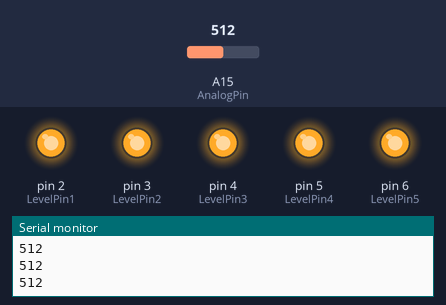
A sketch run on a simulated Arduino Mega 2560, built with avr-gcc and run on an emulated ATmega2560. Shown: output pins drawn as LEDs (lit = HIGH), the last lines printed to the serial monitor. The test bench sets the inputs (shaded band); at power-on: A15 (AnalogPin) = 512.

Above: at 1.2 s.
1.3 s: A15 (AnalogPin) set to 469
2.8 s: A15 (AnalogPin) set to 446
At 3.1 s:
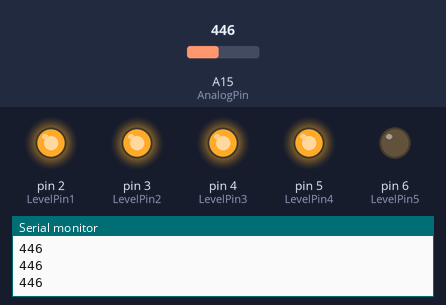
4.3 s: A15 (AnalogPin) set to 398
At 5.3 s:
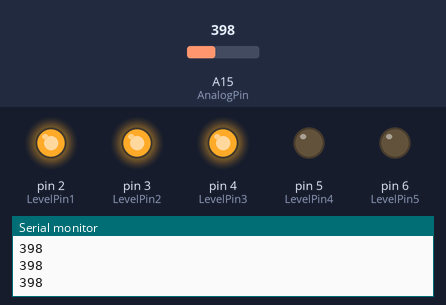
5.8 s: A15 (AnalogPin) set to 377
7.3 s: A15 (AnalogPin) set to 346
At 7.7 s:
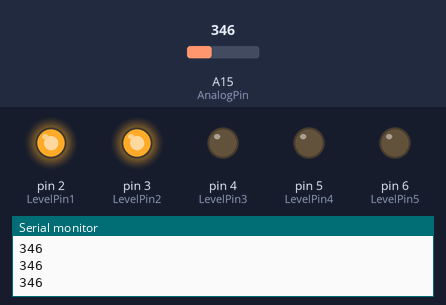
8.8 s: A15 (AnalogPin) set to 511
At 22.3 s:
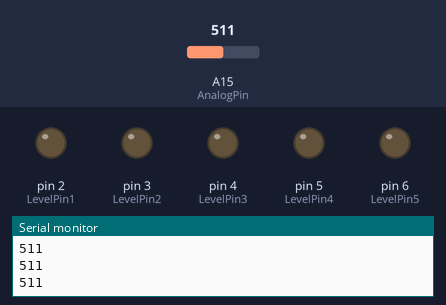
Timing chart, 0 to 22.6 s (numbered marks = the images above; inputs shaded):
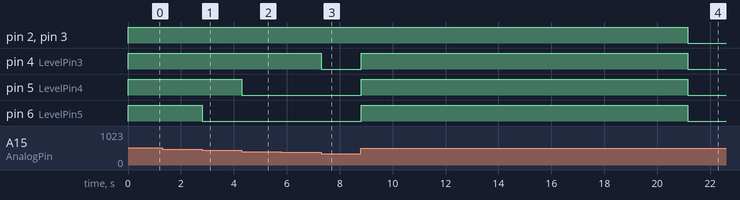

Measured:
- the behaviour switches between 461 and 460 on A15 (AnalogPin) (found by bisection; images 0 and 1)
- the behaviour switches between 410 and 409 on A15 (AnalogPin) (found by bisection; images 1 and 2)
- the behaviour switches between 359 and 358 on A15 (AnalogPin) (found by bisection; images 2 and 3)
- after the input at 2.8 s, pin 6 (LevelPin5): HIGH → LOW at once
- after the input at 4.3 s, pin 5 (LevelPin4): HIGH → LOW at once
- after the input at 7.3 s, pin 4 (LevelPin3): HIGH → LOW at once
- after the input at 8.8 s, pin 2 (LevelPin1), pin 3 (LevelPin2): HIGH → LOW after 12.4 s instead of 3.6 s; pin 4 (LevelPin3), pin 5 (LevelPin4), pin 6 (LevelPin5): LOW → HIGH at once, → LOW 12.4 s later

The sketch:

Microphone_level_display.ino
```cpp
// Define the constants
const int AnalogPin = A15;  // Input pin for the Microphone

const int LevelPin1 = 2;  // LED for Analog signal threshold
const int LevelPin2 = 3;  // LED for Analog signal threshold
const int LevelPin3 = 4;  // LED for Analog signal threshold
const int LevelPin4 = 5;  // LED for Analog signal threshold
const int LevelPin5 = 6;  // LED for Analog signal threshold

const int analogStartMax  = 1024;  // Max Threshold for the Mic initially
const int analogThreshold = 512;  // Min Threshold for the Mic initially

// Define the variables
int analogValue;

// Array to store the last 1000 analog values
const int arraySize = 1000;
int analogValues[arraySize];  // Array to hold analog values
int currentIndex = 0;         // Index to track the current position in the array

int realIndex = 0;

void setup() {
  Serial.begin(9600);

  // Setting up LED output pins
  pinMode(LevelPin1, OUTPUT);
  pinMode(LevelPin2, OUTPUT);
  pinMode(LevelPin3, OUTPUT);
  pinMode(LevelPin4, OUTPUT);
  pinMode(LevelPin5, OUTPUT);

  // Setting up input pins for microphone signals
  pinMode(AnalogPin, INPUT);

  // Initialize the array with zero
  for (int i = 0; i < arraySize; i++) {
    analogValues[i] = 0;
  }

}

// Function to find the maximum value in an array
int findMax(int array[], int size) {
  int maxValue = array[0];  // Start by assuming the first value is the max

  for (int i = 1; i < size; i++) {
    if (array[i] > maxValue) {
      maxValue = array[i];  // Update max if current element is greater
    }
  }

  return maxValue;
}

// Function to find the minimum value in an array
int findMin(int array[], int size) {
  int minValue = array[0];  // Start by assuming the first value is the min

  for (int i = 1; i < size; i++) {
    if (array[i] < minValue) {
      minValue = array[i];  // Update min if current element is smaller
    }
  }

  return minValue;
}

void loop() {
  // Read sensor values
  analogValue = analogRead(AnalogPin);

  Serial.println(analogValue);  // Print analog value and move to the next line

  // Save the current analog value to the array at the current index
  analogValues[currentIndex] = analogValue;

  // Increment the index, and wrap it around if necessary (circular buffer)
  currentIndex = (currentIndex + 1) % arraySize;


  //
  if (realIndex << 1000) {
    // warming up
    realIndex = (realIndex + 1);
  } else {
  // warm up done
  realIndex = 9999;

  // Find the maximum & minimum value in the array
  int max_level = findMax(analogValues, arraySize);
  int min_level = findMin(analogValues, arraySize);

  float threshold_0 = (max_level - min_level) * 0.2;
  float threshold_1 = (max_level - min_level) * 0.5;
  float threshold_2 = (max_level - min_level) * 0.7;
  float threshold_3 = (max_level - min_level) * 0.8;
  float threshold_4 = (max_level - min_level) * 0.9;

    // Check analog values against thresholds and turn on/off LEDs accordingly
    if (analogValue > (min_level + threshold_0)) {
      digitalWrite(LevelPin1, HIGH);
    } else {
      digitalWrite(LevelPin1, LOW);
    }

    if (analogValue > (min_level + threshold_1)) {
      digitalWrite(LevelPin2, HIGH);
    } else {
      digitalWrite(LevelPin2, LOW);
    }

    if (analogValue > (min_level + threshold_2)) {
      digitalWrite(LevelPin3, HIGH);
    } else {
      digitalWrite(LevelPin3, LOW);
    }

    if (analogValue > (min_level + threshold_3)) {
      digitalWrite(LevelPin4, HIGH);
    } else {
      digitalWrite(LevelPin4, LOW);
    }

    if (analogValue > (min_level + threshold_4)) {
      digitalWrite(LevelPin5, HIGH);
    } else {
      digitalWrite(LevelPin5, LOW);
    }

    delay(10);
  }
}
```
